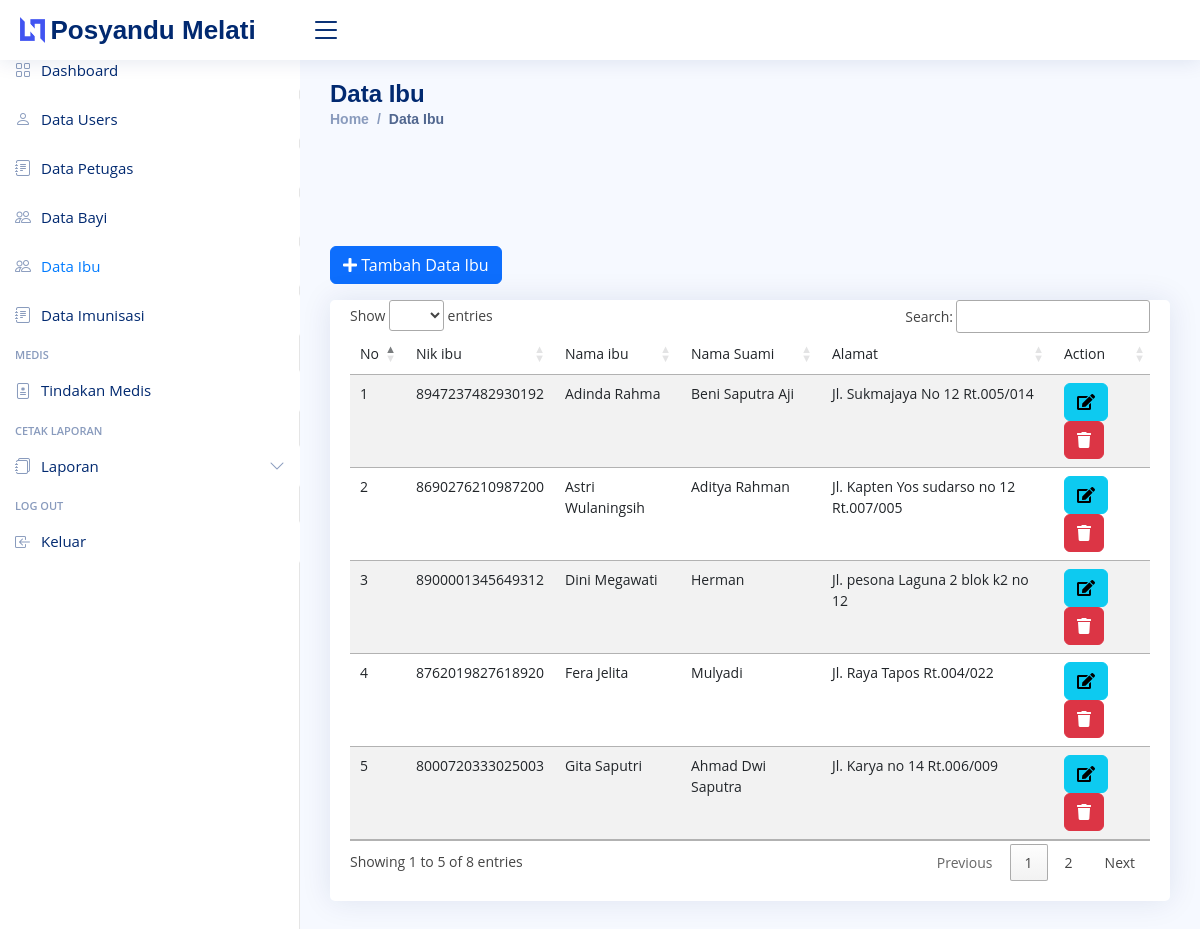
The page /posyandu/index.php/admin/ibu on the database its author committed.
### tables this page shows
CREATE TABLE `ibu` (
  `id_ibu` int(15) NOT NULL,
  `nik_ibu` varchar(16) NOT NULL,
  `nama_ibu` varchar(50) NOT NULL,
  `tempat_lahir` varchar(50) NOT NULL,
  `tgl_lahir` date NOT NULL,
  `gol_dar` varchar(20) NOT NULL,
  `nama_suami` varchar(30) NOT NULL,
  `alamat` varchar(50) NOT NULL,
  `kecamatan` varchar(20) NOT NULL,
  `kota` varchar(20) NOT NULL
);

### posyandu/application/controllers/admin/ibu.php (called while the page is built, shortened)
<?php
class ibu extends CI_Controller{
    public function __construct()
    {
        $this->load->model('Ibu_model');
        $this->load->library('form_validation');
    }
        public function index()
        {
            $data['title'] = ' Data Ibu ';
            $data['ibu'] = $this->Ibu_model->get('ibu')->result_array();
            $this->form_validation->set_rules('nik_ibu', 'nik_ibu', 'required|trim');
            $this->form_validation->set_rules('nama_ibu', 'nama_ibu', 'required|trim');
            $this->form_validation->set_rules('suami', 'nama_suami', 'required|trim');
            $this->form_validation->set_rules('alamat', 'alamat', 'required|trim');
            if($this->form_validation->run() == FALSE){
                $this->load->view('layout/header', $data);
                $this->load->view('layout/sidebar');
                $this->load->view('admin/ibu/index', $data);
                $this->load->view('layout/footer');
        }
    }
}

### posyandu/index.php (called while the page is built, shortened)
<?php
require_once BASEPATH.'core/CodeIgniter.php';

### posyandu/application/models/Ibu_model.php (called while the page is built, shortened)
<?php
class Ibu_model extends CI_Model {
    public function get($table)
	{
		$this->db->order_by('nama_ibu', 'ASC');
		return $this->db->get($table);
	}
}

### posyandu/application/views/admin/ibu/index.php (the view, shortened to what this page needs)
<main id="main" class="main">
    <div class="row mb-2">
        <div class="col-md-8">
            <button type="button" class="btn btn-primary mb-2" data-toggle="modal" data-target="#formModalibu">
                <i class="fas fa-plus"></i> Tambah Data Ibu
            </button>
        </div>
    </div>
    <div class="card">
        <div class="card-body">
            <div class="row">
                <div class="col-md">
                    <div class="table-responsive">
                        <table class="table table-striped" id="datatables">
                            <thead>
                                <tr>
                                    <td>No</td>
                                    <td>Nik ibu</td>
                                    <td>Nama ibu</td>
                                    <td>Nama Suami</td>
                                    <td>Alamat</td>
                                    <td>Action</td>
                                </tr>
                            </thead>
                            <tbody>
                                <?php $no = 1; foreach($ibu as $b) : ?>
                                <tr>
                                    <td><?= $no++; ?></td>
                                    <td><?= $b['nik_ibu']; ?></td>
                                    <td><?= $b['nama_ibu']; ?></td>
                                    <td><?= $b['nama_suami']; ?> </td>
                                    <td><?= $b['alamat']; ?> </td>
                                    <td>
                                        <a href="<?= base_url('admin/ibu/ubah/') . $b['id_ibu']; ?>"
                                            class="btn btn-info"><i class="fas fa-edit"></i></a>
                                        <a href="<?= base_url('admin/ibu/hapus/') . $b['id_ibu']; ?>"
                                            class="btn btn-danger" onclick="return confirm('Yakin Hapus ?')"><i
                                                class="fas fa-trash"></i></a>
                                    </td>
                                </tr>
                                <?php endforeach; ?>
                            </tbody>
                        </table>
                    </div>
                </div>
            </div>
        </div>
    </div>
</main>

### posyandu/assets/css/dashboard.css (style rules this page uses)
body { font-size: .875rem; }

### posyandu/assets/nice/assets/css/style.css (style rules this page uses)
:root { scroll-behavior: smooth; }
body { font-family: "Open Sans", sans-serif; background: #f6f9ff; color: #444444; }
a { color: #4154f1; text-decoration: none; }
#main { margin-top: 60px; padding: 20px 30px; transition: all 0.3s; }
.card { margin-bottom: 30px; border: none; border-radius: 5px; box-shadow: 0px 0 30px rgba(1, 41, 112, 0.1); }
.card-body { padding: 0 20px 20px 20px; }
@media (min-width: 1200px) { #main, #footer { margin-left: 300px; } }

### rows shown on the page
ibu: nik_ibu "8947237482930192", nama_ibu "Adinda Rahma", nama_suami "Beni Saputra Aji", alamat "Jl. Sukmajaya No 12 Rt.005/014"
ibu: nik_ibu "8690276210987200", nama_ibu "Astri Wulaningsih", nama_suami "Aditya Rahman", alamat "Jl. Kapten Yos sudarso no 12 Rt.007/005"
ibu: nik_ibu "8900001345649312", nama_ibu "Dini Megawati", nama_suami "Herman", alamat "Jl. pesona Laguna 2 blok k2 no 12"
ibu: nik_ibu "8762019827618920", nama_ibu "Fera Jelita", nama_suami "Mulyadi", alamat "Jl. Raya Tapos Rt.004/022"
ibu: nik_ibu "8000720333025003", nama_ibu "Gita Saputri", nama_suami "Ahmad Dwi Saputra", alamat "Jl. Karya no 14 Rt.006/009"

### other values the page prints
$title "Data Ibu"
